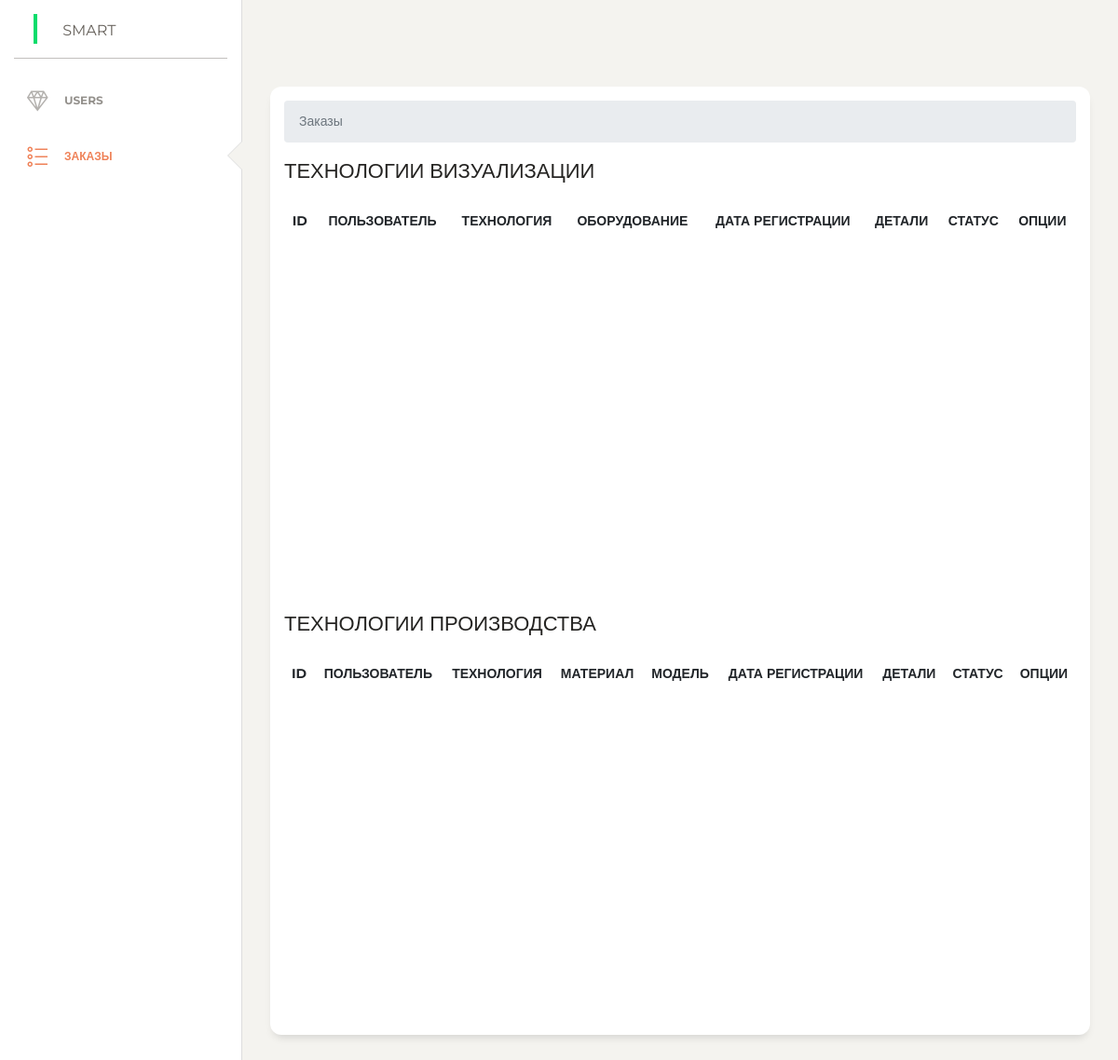
Page /admin/modules/orders.php on the earlier database version.
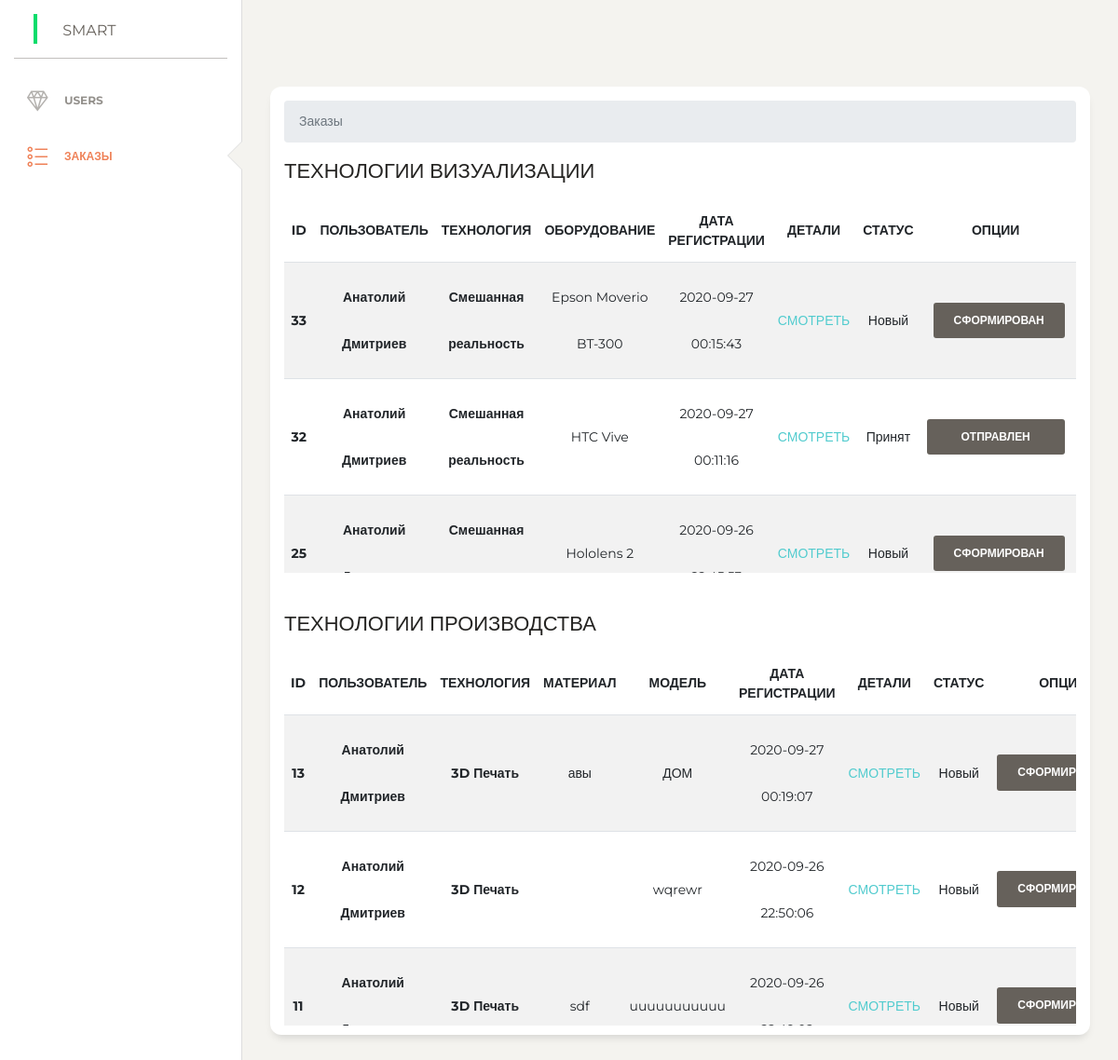
Same page on the later database version.
### tables this page shows
CREATE TABLE `orders_vr` (
  `id` int(11) NOT NULL,
  `user_id` int(11) NOT NULL,
  `equi` varchar(255) NOT NULL,
  `description` varchar(255) NOT NULL,
  `use_type` varchar(255) NOT NULL,
  `quantity` varchar(255) NOT NULL,
  `place` varchar(255) NOT NULL,
  `photo` varchar(255) NOT NULL DEFAULT '0',
  `balls` varchar(255) NOT NULL DEFAULT '0',
  `clothes` varchar(255) NOT NULL DEFAULT '0',
  `eat` varchar(255) NOT NULL DEFAULT '0',
  `quest` varchar(255) NOT NULL DEFAULT '0',
  `status` varchar(255) NOT NULL DEFAULT 'Новый',
  `category_id` int(11) NOT NULL,
  `data_create` datetime NOT NULL DEFAULT current_timestamp(),
  `address` text NOT NULL
);

CREATE TABLE `users` (
  `id` int(11) NOT NULL,
  `login` varchar(255) NOT NULL,
  `phone` varchar(255) NOT NULL,
  `email` varchar(255) NOT NULL,
  `password` varchar(255) NOT NULL,
  `confirm_mail` varchar(255) NOT NULL,
  `verified` int(11) NOT NULL DEFAULT 0,
  `first_name` varchar(255) NOT NULL,
  `second_name` varchar(255) NOT NULL,
  `admin_param` varchar(255) NOT NULL
);

CREATE TABLE `categories` (
  `id` int(11) NOT NULL,
  `title` varchar(255) NOT NULL,
  `category_id` int(11) NOT NULL
);

CREATE TABLE `orders_3d` (
  `id` int(11) NOT NULL,
  `user_id` int(11) NOT NULL,
  `service` varchar(255) NOT NULL,
  `create_at` datetime NOT NULL DEFAULT current_timestamp(),
  `address` longtext NOT NULL,
  `user_name` varchar(255) NOT NULL,
  `status` varchar(255) NOT NULL DEFAULT 'Новый',
  `model` varchar(255) NOT NULL,
  `description` text NOT NULL,
  `size_model` varchar(255) NOT NULL,
  `scale` varchar(255) NOT NULL,
  `accuracy` varchar(255) NOT NULL,
  `material` varchar(255) NOT NULL,
  `platform` varchar(255) NOT NULL,
  `packaging` varchar(255) NOT NULL,
  `file_modeles` varchar(255) NOT NULL,
  `file_document` varchar(255) NOT NULL,
  `category_id` int(11) NOT NULL
);

### admin/modules/orders.php (the view, shortened to what the changed rows need)
<?php
include $_SERVER['DOCUMENT_ROOT']."./admin/parts/header.php";
?>
      <div class="content">
        <div class="row">
          <div class="col-md-12">
            <div class="card">
                        <div class="card-body">
                                                    <div class="block-table">
                                                          <div class="table-wrapper-scroll-y my-custom-scrollbar">
                                                            <table class="table table-striped">
                                                              <thead>
                                                                <tr>
                                                                  <th class="text-center" scope="col">ID</th>
                                                                  <th class="text-center" scope="col">ПОЛЬЗОВАТЕЛЬ</th>
                                                                  <th class="text-center" scope="col">ТЕХНОЛОГИЯ</th>
                                                                  <th class="text-center" scope="col">ОБОРУДОВАНИЕ</th>
                                                                  <th class="text-center" scope="col">ДАТА РЕГИСТРАЦИИ</th>
                                                                  <th class="text-center" scope="col">ДЕТАЛИ</th>
                                                                  <th class="text-center" scope="col">СТАТУС</th>
                                                                  <th class="text-center" scope="col">ОПЦИИ</th>
                                                                </tr>
                                                              </thead>
                                                              <tbody>
                                                              <?php
                                                              $sql = "SELECT * FROM `orders_vr` ORDER BY `orders_vr`.`data_create` DESC";
                                                              $result = $conn->query($sql);
                                                              while ($row = mysqli_fetch_assoc($result)) {
                                                                ?>
                                                                <tr class="m-3 text-center" style="line-height:50px">
                                                                <th >
                                                                  <?php echo $row['id'] ?>
                                                                  </th>
                                                                  <th >
                                                                  <?php
                                                                  $sql_ser_ur = "SELECT * FROM `users` WHERE `id` = '" . $row['user_id'] . "' ";
                                                                  $result_ser_ur = $conn->query($sql_ser_ur);
                                                                  $row_ser_ur = mysqli_fetch_assoc($result_ser_ur);
                                                                  echo $row_ser_ur['first_name'];
                                                                  echo $row_ser_ur['second_name'];
                                                                  ?>
                                                                  </th>
                                                                <th >
                                                                  <?php
                                                                  $sql_ser_vr = "SELECT * FROM `categories` WHERE `category_id` = '" . $row['category_id'] . "' ";
                                                                  $result_ser_vr = $conn->query($sql_ser_vr);
                                                                  $row_ser_vr = mysqli_fetch_assoc($result_ser_vr);
                                                                  echo $row_ser_vr['title'];
                                                                  ?>
                                                                  </th>
                                                                  <td>
                                                                  <?php echo $row['equi'] ?>
                                                                  </td>
                                                                  <td><?php echo $row['data_create']?></td>
                                                                  <td><a href="../modules/order-details-vr.php?id=<?php echo $row['id'] ?>&user_id=<?php echo $row['user_id'] ?>">СМОТРЕТЬ</a></td>
                                                                  <td><?php echo $row['status']?></td>
                                                                  <?php
                                                                        if ($row['status'] == "Новый") {
                                                                          ?>
                                                                          <td>
                                                                            <a href="status_vr.php?id=<?php echo $row['id'] ?>" name="status"  type="button" class="btn float-right">СФОРМИРОВАН</a>
                                                                          </td>
                                                                          <?php
                                                                      } else {
                                                                        if ($row['status'] == "Отправлен клиенту") {
                                                                          ?>
                                                                          <td>
                                                                          <div name="status_vr"  class="float-right" style="padding: 11px 49px 11px 50px">ЗАКРЫТ</div>
                                                                          </td>
                                                                          <?php
                                                                        } else {
                                                                        ?>
                                                                        <td>
                                                                        <a href="status_vr.php?id=<?php echo $row['id'] ?>" name="status"  type="button" class="btn float-right" style="padding: 11px 37px 11px 37px">ОТПРАВЛЕН</a>
                                                                        </td>
                                                                        <?php }
                                                                      }
                                                                            ?>
                                                                      <td><a href="delete_orders_vr.php?id=<?php echo $row['id'] ?>" name="del"  type="button" class="btn btn-secondary">Удалить</a></td>
                                                                </tr>
                                                                <?php
                                                                      }
                                                                      ?>
                                                              </tbody>
                                                            </table>
                                                          </div>
                                                    </div>
                                                        <div class="block-table">
                                                              <div class="table-wrapper-scroll-y my-custom-scrollbar">
                                                                <table class="table table-striped">
                                                                <thead>
                                                                    <tr>
                                                                      <th class="text-center" scope="col">ID</th>
                                                                      <th class="text-center" scope="col">ПОЛЬЗОВАТЕЛЬ</th>
                                                                      <th class="text-center" scope="col">ТЕХНОЛОГИЯ</th>
                                                                      <th class="text-center" scope="col">МАТЕРИАЛ</th>
                                                                      <th class="text-center"  scope="col">МОДЕЛЬ</th>
                                                                      <th class="text-center"  scope="col">ДАТА РЕГИСТРАЦИИ</th>
                                                                      <th class="text-center"  scope="col">ДЕТАЛИ</th>
                                                                      <th class="text-center" scope="col">СТАТУС</th>
                                                                      <th class="text-center" scope="col">ОПЦИИ</th>
                                                                    </tr>
                                                                    </thead>
                                                                    <tbody>
                                                                    <?php
                                                                    $sql = "SELECT * FROM `orders_3D` ORDER BY `orders_3d`.`create_at` DESC";
                                                                    $result = $conn->query($sql);
                                                                    while ($row = mysqli_fetch_assoc($result)) {
                                                                    ?>
                                                                    <tr class="m-3 text-center" style="line-height:50px">
                                                                      <th class="text-center">
                                                                      <?php echo $row['id'] ?>
                                                                      </th>
                                                                      <th >
                                                                      <?php
                                                                        echo $row_ser_ur['first_name'];
                                                                        echo $row_ser_ur['second_name'];
                                                                      ?>
                                                                      </th>
                                                                      <th >
                                                                      <?php
                                                                      $sql_ser_3d = "SELECT * FROM `categories` WHERE `category_id` = '" . $row['category_id'] . "' ";
                                                                      $result_ser_3d = $conn->query($sql_ser_3d);
                                                                      $row_ser_3d = mysqli_fetch_assoc($result_ser_3d);
                                                                      echo $row_ser_3d['title'];
                                                                      ?>
                                                                      </th>
                                                                      <td>
                                                                      <?php echo $row['material'] ?>
                                                                      </td>
                                                                      <td>
                                                                      <?php echo $row['model'] ?>
                                                                      </td>
                                                                      <td><?php echo $row['create_at']?></td>
                                                                      <td><a href="../modules/order-details-3d.php?id=<?php echo $row['id'] ?>&user_id=<?php echo $row['user_id'] ?>">СМОТРЕТЬ</a></td>
                                                                      <td><?php echo $row['status']?></td>
                                                                      <?php
                                                                        if ($row['status'] == "Новый") {
                                                                          ?>
                                                                          <td>
                                                                            <a href="status_3d.php?id=<?php echo $row['id'] ?>" name="status"  type="button" class="btn float-right">СФОРМИРОВАН</a>
                                                                          </td>
                                                                          <?php
                                                                      }
                                                                            ?>
                                                                    </tr>
                                                                    <?php
                                                                          }
                                                                          ?>
                                                                    </tbody>
                                                                </table>
                                                              </div>
                                                        </div>
                                                    </div>
                        </div>
            </div>
          </div>
      </div>
  </div>
<?php include $_SERVER['DOCUMENT_ROOT']."./admin/parts/footer.php"; ?>

Differences in the rows shown:
added orders_vr: id "33", user.first_name "Анатолий", user.second_name "Дмитриев", categories.title "Смешанная реальность", equi "Epson Moverio BT-300", data_create "2020-09-27 00:15:43", status "Новый"
added orders_vr: id "32", user.first_name "Анатолий", user.second_name "Дмитриев", categories.title "Смешанная реальность", equi "HTC Vive", data_create "2020-09-27 00:11:16", status "Принят"
added orders_vr: id "25", user.first_name "Анатолий", categories.title "Смешанная…", equi "Hololens 2", data_create "2020-09-26…", status "Новый"
added orders_3d: id "13", user.first_name "Анатолий", user.second_name "Дмитриев", category.title "3D Печать", material "авы", model "ДОМ", create_at "2020-09-27 00:19:07", status "Новый"
added orders_3d: id "12", user.first_name "Анатолий", user.second_name "Дмитриев", category.title "3D Печать", model "wqrewr", create_at "2020-09-26 22:50:06", status "Новый"
added orders_3d: id "11", user.first_name "Анатолий", category.title "3D Печать", material "sdf", model "uuuuuuuuuuu", create_at "2020-09-26…", status "Новый"
